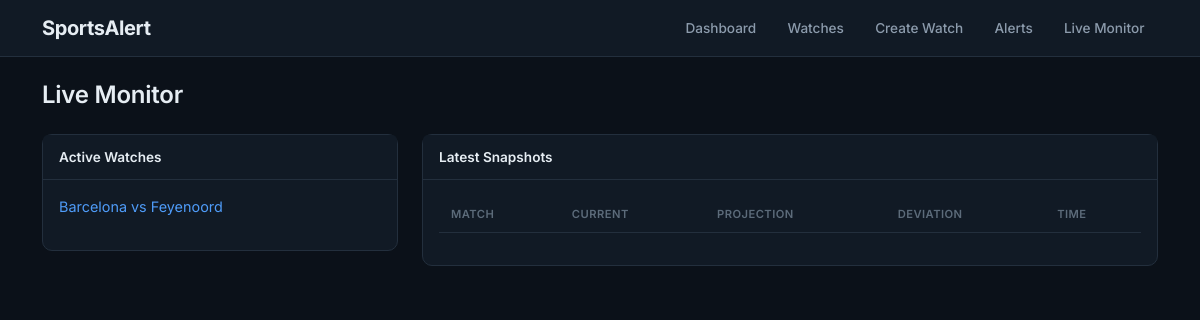
/monitor/, run on an earlier commit of the app's database.
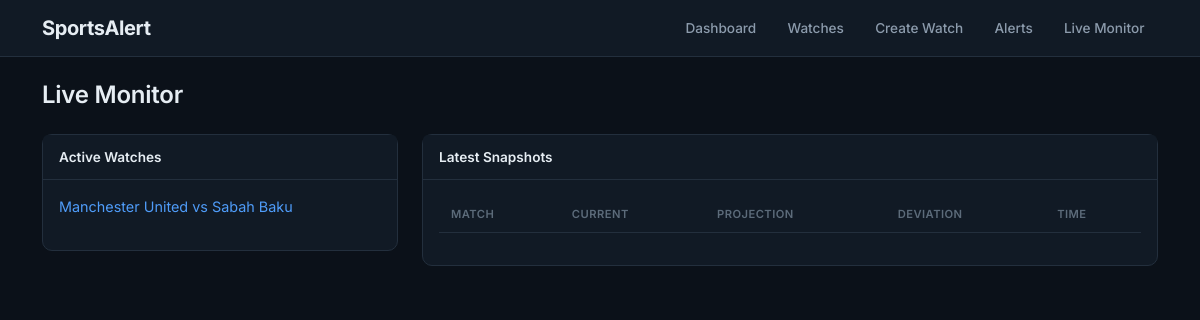
And on a later commit of the database.
### monitoring/models.py (models this page shows, shortened)
class Watch(models.Model):
    SPORT_CHOICES = (
        ('basketball', 'Basketball'),
        ('football', 'Football'),
    )
    sport = models.CharField(
        max_length=20,
        choices=SPORT_CHOICES
    )
    match_id = models.CharField(
        max_length=100
    )
    home_team = models.CharField(
        max_length=100,
        blank=True
    )
    away_team = models.CharField(
        max_length=100,
        blank=True
    )
    league = models.CharField(
        max_length=100,
        blank=True
    )
    active = models.BooleanField(
        default=True
    )
    monitoring_start = models.DateTimeField(
        null=True,
        blank=True,
        help_text="Time monitoring should begin"
    )
    monitoring_started = models.BooleanField(
        default=False
    )
    monitoring_finished = models.BooleanField(
        default=False
    )
    game_status = models.CharField(
        max_length=20,
        blank=True,
        default=""
    )
    elapsed_minutes = models.PositiveIntegerField(
        null=True,
        blank=True
    )
    last_polled = models.DateTimeField(
        null=True,
        blank=True
    )
    total_game_minutes = models.IntegerField(
        default=40
    )
    created_at = models.DateTimeField(
        auto_now_add=True
    )

### monitoring/views.py (the view)
def live_monitor(request):
    active_watches = (
        Watch.objects
        .filter(active=True)
        .order_by("-created_at")
    )
    latest_snapshots = (
        MatchSnapshot.objects
        .select_related("watch")
        .order_by("-created_at")[:50]
    )
    context = {
        "active_watches": active_watches,
        "latest_snapshots": latest_snapshots,
    }
    return render(
        request,
        "monitoring/live_monitor.html",
        context,
    )

### monitoring/templates/monitoring/live_monitor.html (shortened to what this page needs)
{% extends "monitoring/base.html" %}
{% block content %}
<h1 class="mb-4">
    Live Monitor
</h1>
<div class="row">
    <div class="col-lg-4">
        <div class="card shadow-sm">
            <div class="card-header">
                Active Watches
            </div>
            <div class="card-body">
                {% for watch in active_watches %}
                    <div class="mb-3">
                        <a href="{% url 'watch-detail' watch.pk %}">
                            {{ watch.home_team }}
                            vs
                            {{ watch.away_team }}
                        </a>
                    </div>
                {% empty %}
                    <p class="text-muted">
                        No active watches.
                    </p>
                {% endfor %}
            </div>
        </div>
    </div>
    <div class="col-lg-8">
        <div class="card shadow-sm">
            <div class="card-header">
                Latest Snapshots
            </div>
            <div class="card-body">
                <table class="table table-striped">
                    <thead>
                        <tr>
                            <th>Match</th>
                            <th>Current</th>
                            <th>Projection</th>
                            <th>Deviation</th>
                            <th>Time</th>
                        </tr>
                    </thead>
                </table>
            </div>
        </div>
    </div>
</div>
{% endblock %}

What changed in the data, as far as the page shows it:
removed Watch: home_team "Barcelona", away_team "Feyenoord"
added Watch: home_team "Manchester United", away_team "Sabah Baku"
